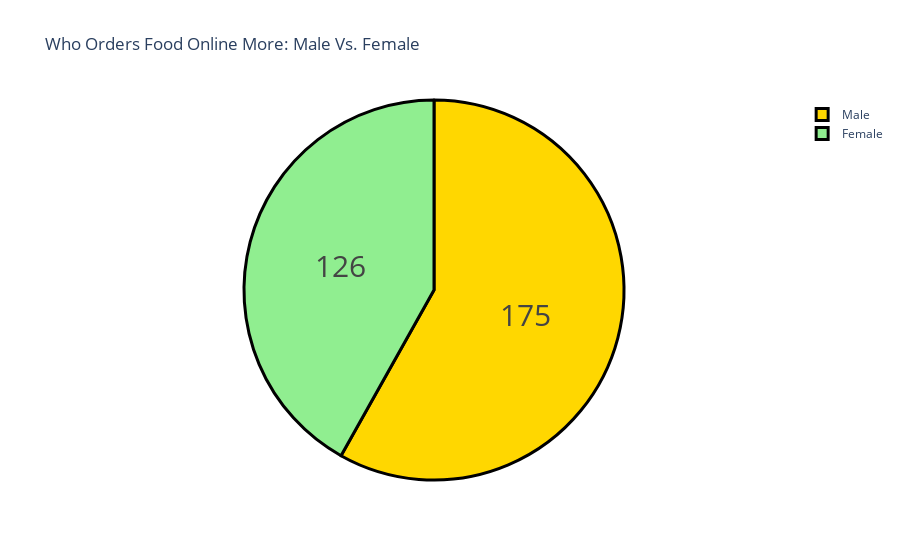

The notebook cell saved with this chart:
### Code cell
# Creating a pie chart to show the distribution of online food orders by gender

gender = buying_again_data["Gender"].value_counts()
label = gender.index
counts = gender.values
colors = ['gold','lightgreen']

fig = go.Figure(data=[go.Pie(labels=label, values=counts)])
fig.update_layout(title_text='Who Orders Food Online More: Male Vs. Female')
fig.update_traces(hoverinfo='label+percent', textinfo='value', textfont_size=30,
                  marker=dict(colors=colors, line=dict(color='black', width=3)))
fig.show()

### Figure 1 — Plotly figure (JSON) as saved in the notebook; plotly's stock layout.template omitted (floating-point values rounded to 4 significant figures)
{"data": [{"hoverinfo": "label+percent", "labels": ["Male", "Female"], "marker": {"colors": ["gold", "lightgreen"], "line": {"color": "black", "width": 3}}, "textfont": {"size": 30}, "textinfo": "value", "type": "pie", "values": [175, 126]}], "layout": {"autosize": true, "title": {"text": "Who Orders Food Online More: Male Vs. Female"}}}
